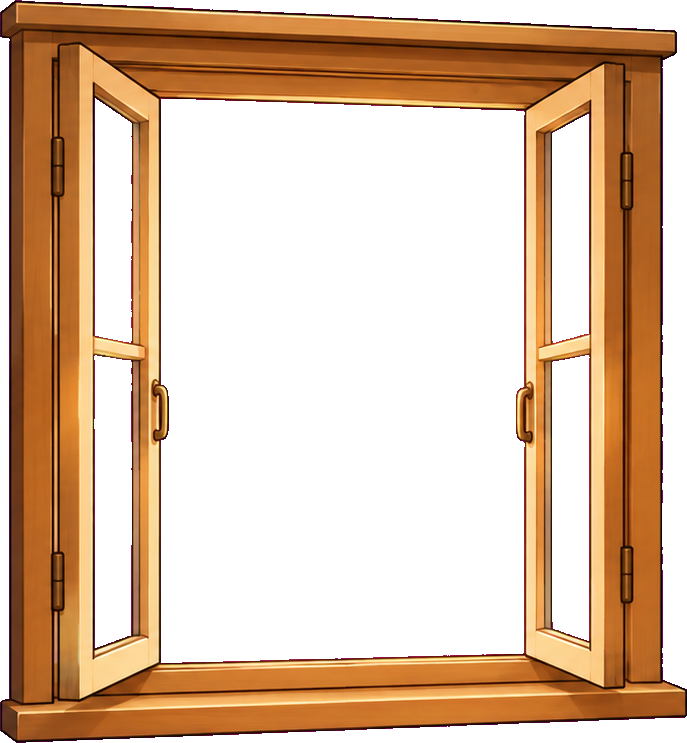
#> input picture webgame-prototype/assets/common/props/prop-window-casement-wall-perspective-open-v4.png, 687 x 743 px
$ python build_window_progress_asset_v1.py
#> lines starting #> are read from the running program, lines starting #| are printed output that depends on the picture
from pathlib import Path

from PIL import Image


ROOT = Path(__file__).resolve().parents[3]
PROPS = ROOT / "webgame-prototype/assets/common/props"
SOURCE = PROPS / "prop-window-casement-wall-perspective-open-v4.png"
OUTPUT = PROPS / "progress-window-open-v1.png"


window = Image.open(SOURCE).convert("RGBA")
#> window is the input picture: PIL image 687x743 RGBA; mean R, G, B, A 216.4, 53.9, 160.7, 116.2
window.thumbnail((190, 216), Image.Resampling.LANCZOS)
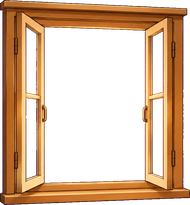
#> window: PIL image 190x205 RGBA; mean R, G, B, A 88, 54, 28, 116.2; transparent parts drawn white
progress = Image.new("RGBA", (256, 256), (0, 0, 0, 0))
#> progress: PIL image 256x256 RGBA; every value is 0
progress.alpha_composite(window, ((256 - window.width) // 2, (256 - window.height) // 2))
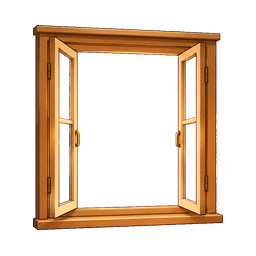
#> progress: PIL image 256x256 RGBA; mean R, G, B, A 52.3, 32.1, 16.6, 69.1; transparent parts drawn white
progress.save(OUTPUT, optimize=True)
print(f"saved {OUTPUT} ({progress.width}x{progress.height})")
#| saved webgame-prototype/assets/common/props/progress-window-open-v1.png (256x256)

$ run again, with webgame-prototype/assets/common/props/progress-valve-closed-v1.png copied over webgame-prototype/assets/common/props/prop-window-casement-wall-perspective-open-v4.png
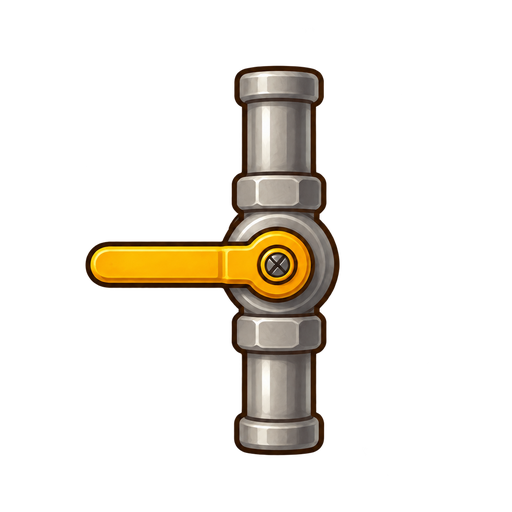
#> input picture webgame-prototype/assets/common/props/progress-valve-closed-v1.png, 512 x 512 px
#> window is the input picture: PIL image 512x512 RGBA; mean R, G, B, A 22.9, 18.9, 12.3, 38.9
#> `window.thumbnail((190, 216), Image.Resampling.LANCZOS)`:
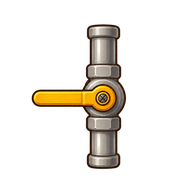
#> window: PIL image 190x190 RGBA; mean R, G, B, A 23.3, 18.9, 12.4, 39; transparent parts drawn white
#> `progress.alpha_composite(window, ((256 - window.width) // 2, (256 - wi..`:
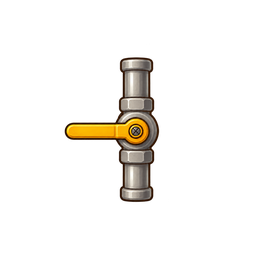
#> progress: PIL image 256x256 RGBA; mean R, G, B, A 12.8, 10.4, 6.8, 21.5; transparent parts drawn white
#| saved webgame-prototype/assets/common/props/progress-window-open-v1.png (256x256)

$ run again, with webgame-prototype/assets/common/props/prop-window-casement-wall-perspective-closed-v4.png copied over webgame-prototype/assets/common/props/prop-window-casement-wall-perspective-open-v4.png
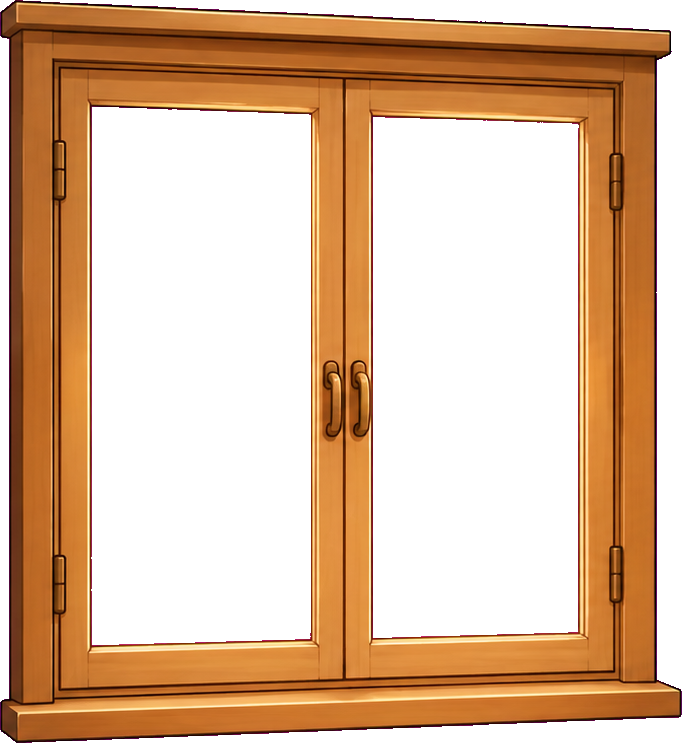
#> input picture webgame-prototype/assets/common/props/prop-window-casement-wall-perspective-closed-v4.png, 682 x 743 px
#> window is the input picture: PIL image 682x743 RGBA; mean R, G, B, A 216.8, 55.4, 152.7, 122.7
#> `window.thumbnail((190, 216), Image.Resampling.LANCZOS)`:
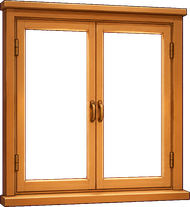
#> window: PIL image 190x207 RGBA; mean R, G, B, A 93.7, 55.7, 25.9, 122.7; transparent parts drawn white
#> `progress.alpha_composite(window, ((256 - window.width) // 2, (256 - wi..`:
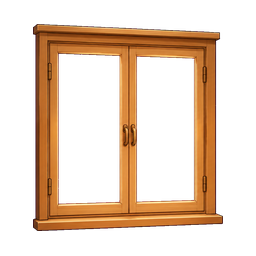
#> progress: PIL image 256x256 RGBA; mean R, G, B, A 56.2, 33.4, 15.5, 73.6; transparent parts drawn white
#| saved webgame-prototype/assets/common/props/progress-window-open-v1.png (256x256)

$ run again, with webgame-prototype/assets/common/props/prop-window-casement-wall-perspective-states-v4.png copied over webgame-prototype/assets/common/props/prop-window-casement-wall-perspective-open-v4.png
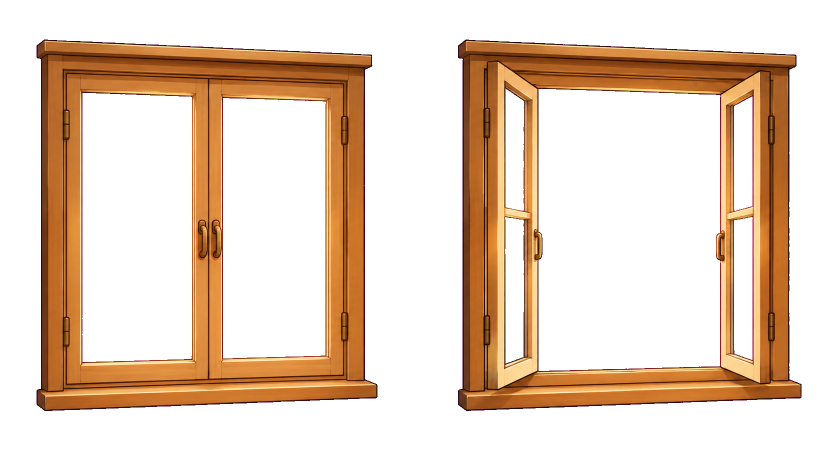
#> input picture webgame-prototype/assets/common/props/prop-window-casement-wall-perspective-states-v4.png, 1672 x 941 px (shown at 1/2 size)
#> window is the input picture: PIL image 1672x941 RGBA; mean R, G, B, A 228.1, 36.8, 189.8, 77.2
#> `window.thumbnail((190, 216), Image.Resampling.LANCZOS)`:
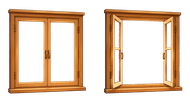
#> window: PIL image 190x107 RGBA; mean R, G, B, A 68.4, 42.8, 21.8, 77.1; transparent parts drawn white
#> `progress.alpha_composite(window, ((256 - window.width) // 2, (256 - wi..`:
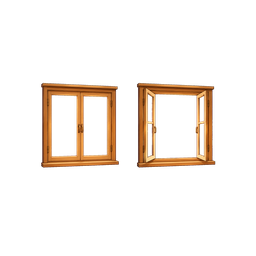
#> progress: PIL image 256x256 RGBA; mean R, G, B, A 21.2, 13.3, 6.8, 23.9; transparent parts drawn white
#| saved webgame-prototype/assets/common/props/progress-window-open-v1.png (256x256)
